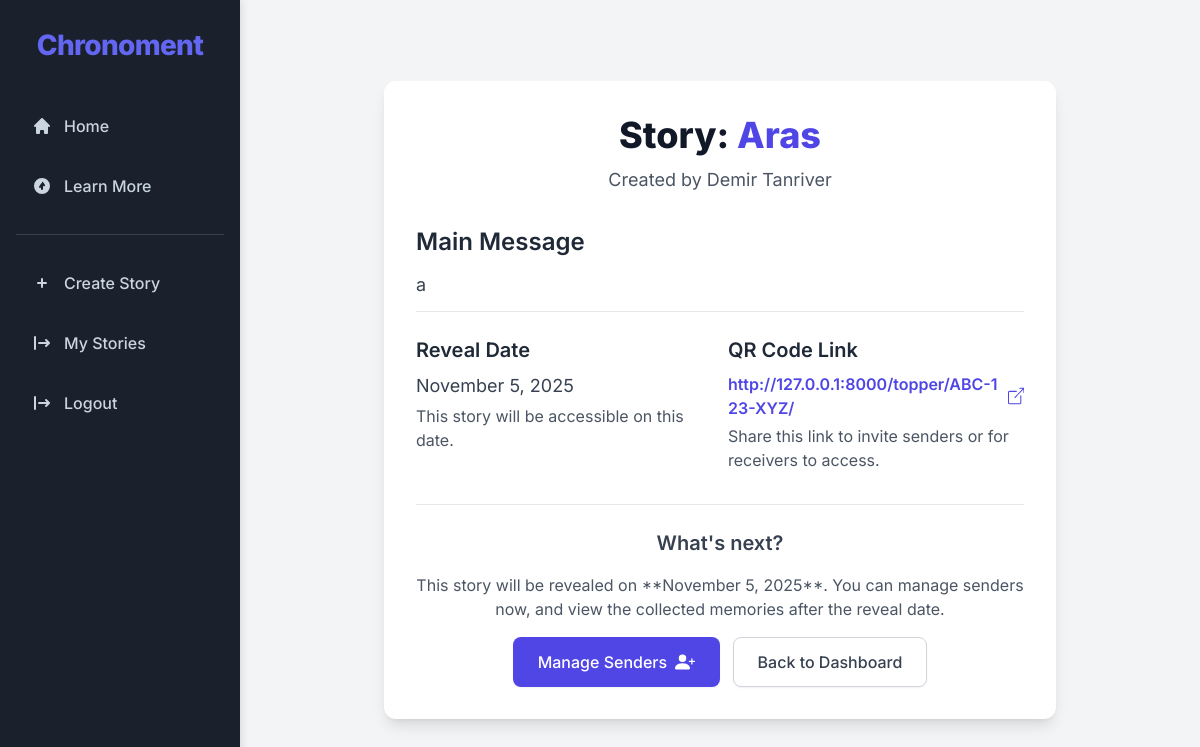
/story/1/ (signed in), run on an earlier commit of the app's database.
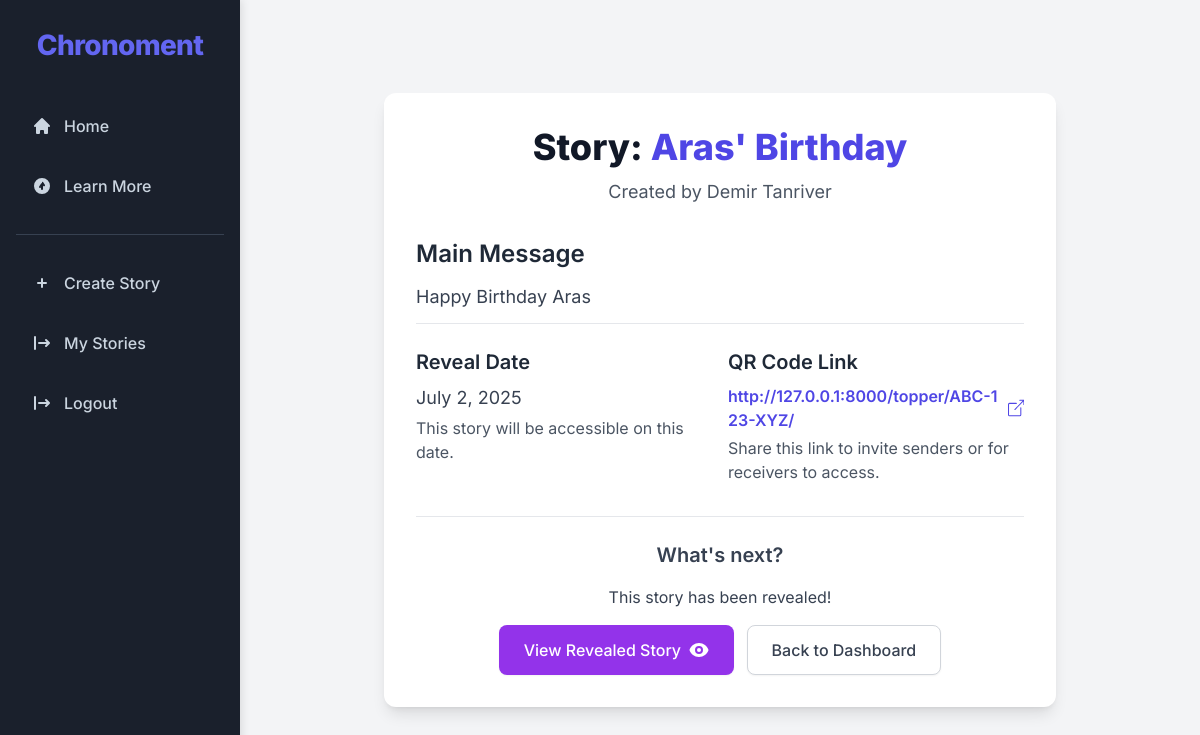
And on a later commit of the database.
### main/models.py (models this page shows, shortened)
class Stories(models.Model):
    organiser = models.ForeignKey(Organisers, on_delete=models.CASCADE, related_name='stories')
    title = models.CharField(max_length=255)
    main_message = models.TextField()
    reveal_date = models.DateField()
    qr_code_url = models.URLField(max_length=500, blank=True, null=True) # URL for the QR code
    topper_identifier = models.CharField(
        max_length=100,
        unique=True,
        blank=False,
        null=False,
        help_text="Unique code printed on the physical cake topper's QR code."
    )
    max_senders = models.PositiveIntegerField(
        default=6, # A reasonable default, adjust as needed
        help_text="Maximum number of senders allowed to contribute to this story."
    )
    created_at = models.DateTimeField(auto_now_add=True)
    updated_at = models.DateTimeField(auto_now=True)
    class Meta:
        verbose_name_plural = "Stories" # Correct pluralization for admin

class Organisers(AbstractBaseUser, PermissionsMixin):
    first_name = models.CharField(max_length=200, null=False)
    last_name = models.CharField(max_length=200, null=False)
    email = models.EmailField(max_length=255, unique=True, null=False)
    address = models.TextField(null=True, blank=True)
    phone_number = models.CharField(max_length=50, null=True, blank=True)
    is_active = models.BooleanField(default=True)
    is_staff = models.BooleanField(default=False) # Allows access to Django Admin
    date_joined = models.DateTimeField(default=timezone.now) # Required by AbstractBaseUser
    objects = OrganiserManager()
    USERNAME_FIELD = 'email'
    REQUIRED_FIELDS = ['first_name', 'last_name']
    class Meta:
        verbose_name_plural = "Organisers" # Fixes pluralization in Django admin

### main/views.py (the view)
# urls.py: path('story/<int:story_id>/', views.story_detail, name='story_detail'),
@login_required
def story_detail(request, story_id):
    story = get_object_or_404(Stories, id=story_id, organiser=request.user)
    is_revealed = story.reveal_date <= timezone.now().date()
    context = {
        'story': story,
        'is_revealed': is_revealed, # Pass this flag to the template
        'page_title': f"Story: {story.title}"
    }
    return render(request, 'main/story_detail.html', context)

### main/templates/main/story_detail.html (shortened to what this page needs)
{% extends 'main/base.html' %}
{% load static %}
{% block content %}
<div class="container mx-auto px-4 py-8">
    <div class="bg-white p-8 rounded-xl shadow-lg max-w-2xl mx-auto">
        <div class="text-center mb-8">
            <h1 class="text-4xl font-extrabold text-gray-900 leading-tight mb-2">
                Story: <span class="text-indigo-600">{{ story.title }}</span>
            </h1>
            <p class="text-lg text-gray-600">Created by {{ story.organiser.first_name }} {{ story.organiser.last_name }}</p>
        </div>
        <div class="mb-6 border-b pb-3 border-gray-200">
            <h3 class="text-2xl font-semibold text-gray-800 mb-3">Main Message</h3>
            <p class="text-gray-700 text-lg leading-relaxed">{{ story.main_message }}</p>
        </div>
        <div class="grid grid-cols-1 md:grid-cols-2 gap-4 mb-4">
            <div>
                <h4 class="text-xl font-semibold text-gray-800 mb-2">Reveal Date</h4>
                <p class="text-gray-700 text-lg">{{ story.reveal_date|date:"F j, Y" }}</p>
                <p class="text-gray-600 mt-1">This story will be accessible on this date.</p>
            </div>
            <div>
                <h4 class="text-xl font-semibold text-gray-800 mb-2">QR Code Link</h4>
                <a href="{{ story.qr_code_url }}" target="_blank" rel="noopener noreferrer"
                   class="inline-flex items-center text-indigo-600 hover:text-indigo-500 font-semibold break-all">
                    {{ story.qr_code_url }}
                </a>
                <p class="text-gray-600 mt-1">Share this link to invite senders or for receivers to access.</p>
            </div>
        </div>
        <div class="text-center mt-8 pt-6 border-t border-gray-200">
            <h4 class="text-xl font-semibold text-gray-700 mb-4">What's next?</h4>
            {% if is_revealed %}
                <p class="text-gray-700 mb-4">This story has been revealed!</p>
                <a href="{% url 'view_revealed_story' story.id %}"
                   class="inline-flex items-center justify-center px-6 py-3 border border-transparent text-base font-medium rounded-lg shadow-sm text-white bg-purple-600 hover:bg-purple-700 focus:outline-none focus:ring-2 focus:ring-offset-2 focus:ring-purple-500 transition duration-150 ease-in-out mr-2">
                    View Revealed Story
                </a>
            {% else %}
                <p class="text-gray-600 mb-4">
                    This story will be revealed on **{{ story.reveal_date|date:"F j, Y" }}**.
                    You can manage senders now, and view the collected memories after the reveal date.
                </p>
                <a href="{% url 'manage_senders_for_story' story.id %}"
                   class="inline-flex items-center justify-center px-6 py-3 border border-transparent text-base font-medium rounded-lg shadow-sm text-white bg-indigo-600 hover:bg-indigo-700 focus:outline-none focus:ring-2 focus:ring-offset-2 focus:ring-indigo-500 transition duration-150 ease-in-out mr-2">
                    Manage Senders
                    <svg class="w-5 h-5 ml-2" fill="currentColor" viewBox="0 0 16 16">
                        <path d="M1 14s-1 0-1-1 1-4 6-4 6 3 6 4-1 1-1 1H1zm5-6a3 3 0 100-6 3 3 0 000 6z"/>
                        <path fill-rule="evenodd" d="M13.5 5a.5.5 0 0 1 .5.5V7h1.5a.5.5 0 0 1 0 1H14v1.5a.5.5 0 0 1-1 0V8h-1.5a.5.5 0 0 1 0-1H13V5.5a.5.5 0 0 1 .5-.5z"/>
                    </svg>
                </a>
            {% endif %}
            <a href="{% url 'home' %}"
               class="inline-flex items-center justify-center px-6 py-3 border border-gray-300 rounded-lg shadow-sm text-base font-medium text-gray-700 bg-white hover:bg-gray-50 focus:outline-none focus:ring-2 focus:ring-offset-2 focus:ring-indigo-500 transition duration-150 ease-in-out">
                Back to Dashboard
            </a>
        </div>
    </div>
</div>
{% endblock %}

What changed in the data, as far as the page shows it:
changed Stories "http://127.0.0.1:8000/topper/ABC-123-XYZ/": title "Aras" → "Aras' Birthday"; main_message "a" → "Happy Birthday Aras"; reveal_date "November 5, 2025" → "July 2, 2025"; reveal_date "November 5, 2025" → (not shown)
Also different on the page:
text no longer shown: "This story will be revealed on ** **. You can manage senders now, and view the collected memories after the reveal date. Manage Senders"
text now shown: "This story has been revealed! View Revealed Story"
